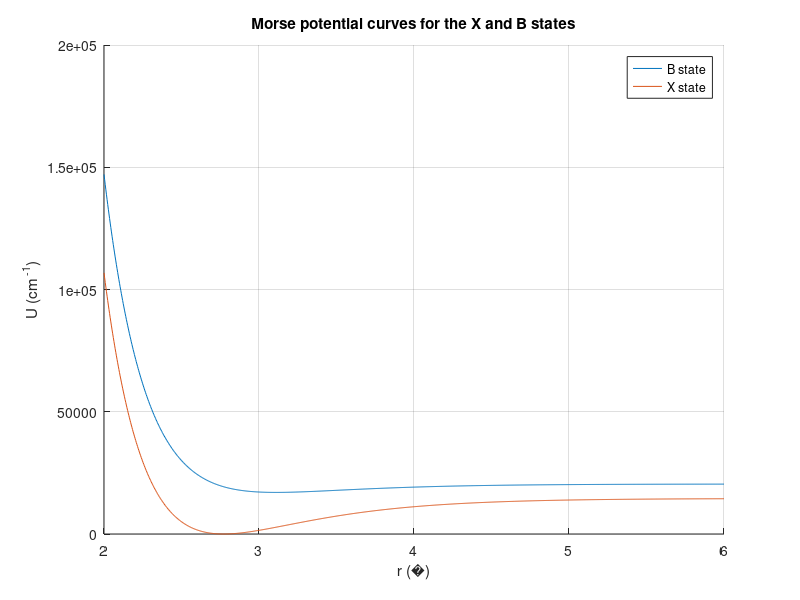

MATLAB code for this plot:
close all; clc; clearvars;

Ang = char(197);
% Constants
DXe = 14548;
DBe = 3431.1; 
rXe = 2.772;
rBe = 3.11;
betaX = 1.698;
betaB = 1.773;
T_tag = 17010.3;
kX = 42.75;


% Morse function
r = linspace(2, 6, 1000);
UB_morse = DBe*(1 - exp(-betaB*(r - rBe))).^2 + T_tag;
UX_morse = DXe*(1 - exp(-betaX*(r - rXe))).^2;


figure (1)
hold on
grid on
plot(r, UB_morse, r, UX_morse)
title('Morse potential curves for the X and B states')
legend('B state','X state')
xlabel(['r (' Ang ')'])
ylabel('U (cm^{ -1})')
